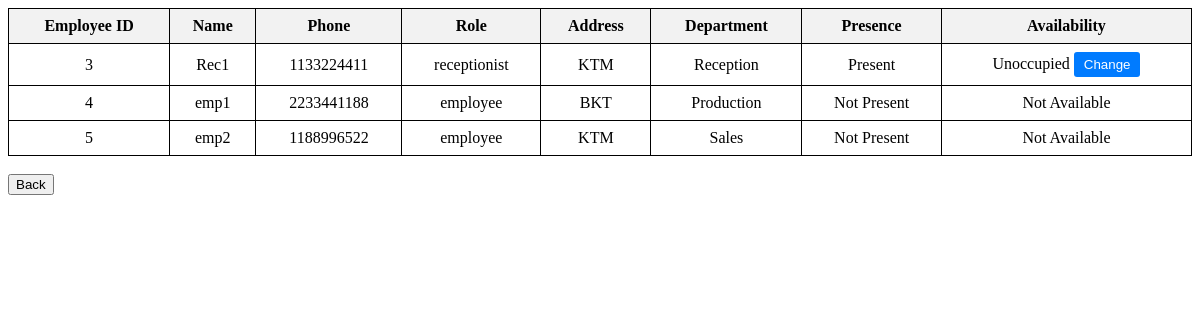
/emp_availability.php (signed in), run on the app's committed database.
### tables this page shows
CREATE TABLE `Employee` (
  `emp_id` int(11) NOT NULL,
  `emp_name` varchar(200) NOT NULL,
  `emp_phone` varchar(11) NOT NULL,
  `emp_role` varchar(50) NOT NULL,
  `emp_address` varchar(200) NOT NULL,
  `emp_department` varchar(50) NOT NULL,
  `emp_pass` varchar(50) NOT NULL,
  `emp_presence` int(11) NOT NULL DEFAULT 0,
  `emp_availability` int(11) NOT NULL DEFAULT 0
);

### emp_availability.php (the view, shortened to what this page needs)
<!DOCTYPE html>
<html>
<head>
</head>
<body>
    <?php
    $con = mysqli_connect('localhost', 'root', '', 'emp_appo') or die('Unable to connect');
    $sql = "SELECT emp_id, emp_name, emp_phone, emp_role, emp_address, emp_department, emp_presence, emp_availability FROM Employee";
    $result = mysqli_query($con, $sql);
    if ($result && mysqli_num_rows($result) > 0) {
        echo "<table>";
        echo "<thead>
                <tr>
                    <th>Employee ID</th>
                    <th>Name</th>
                    <th>Phone</th>
                    <th>Role</th>
                    <th>Address</th>
                    <th>Department</th>
                    <th>Presence</th>
                    <th>Availability</th>
                </tr>
              </thead>
              <tbody>";
        while ($row = mysqli_fetch_assoc($result)) {
            echo "<tr>";
            echo "<td>{$row['emp_id']}</td>";
            echo "<td>{$row['emp_name']}</td>";
            echo "<td>{$row['emp_phone']}</td>";
            echo "<td>{$row['emp_role']}</td>";
            echo "<td>{$row['emp_address']}</td>";
            echo "<td>{$row['emp_department']}</td>";
            echo "<td>";
            echo ($row['emp_presence'] == 1) ? "Present" : "Not Present";
            echo "</td>";
            echo "<td>";
            if ($row['emp_presence'] == 1) {
                echo ($row['emp_availability'] == 1) ? "Unoccupied" : "Occupied";
                echo "<form method='post' style='display: inline;'>
                        <input type='hidden' name='emp_id' value='{$row['emp_id']}'>
                        <input type='hidden' name='current_availability' value='{$row['emp_availability']}'>
                        <button type='submit' name='toggle_availability' class='toggle-btn'>Change</button>
                      </form>";
            } else {
                echo "Not Available";
            }
            echo "</td>";
            echo "</tr>";
        }
        echo "</tbody></table><br>";
    } else {
        echo "<p>No employees found.</p>";
    }
    ?>
    <a href="admin_dash.php"><button>Back</button></a>
</body>
</html>

### emp_availability.php (style rules this page uses)
table { text-align: center; border: 1px solid black; border-collapse: collapse; width: 100%; }
th, td { border: 1px solid black; padding: 8px; }
th { background-color: #f2f2f2; }
.toggle-btn { padding: 5px 10px; background-color: #007bff; color: white; border: none; border-radius: 3px; cursor: pointer; }

### data on the page
employee: emp_id "3", emp_name "Rec1", emp_phone "1133224411", emp_role "receptionist", emp_address "KTM", emp_department "Reception", emp_presence "Present", emp_availability "Unoccupied"
employee: emp_id "4", emp_name "emp1", emp_phone "2233441188", emp_role "employee", emp_address "BKT", emp_department "Production", emp_presence "Not Present"
employee: emp_id "5", emp_name "emp2", emp_phone "1188996522", emp_role "employee", emp_address "KTM", emp_department "Sales", emp_presence "Not Present"
